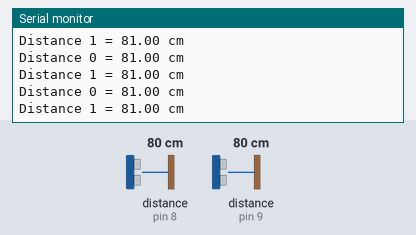
A sketch run on a simulated Arduino Uno, built with avr-gcc and run on an emulated ATmega328P. On the bench: the last lines printed to the serial monitor. The test bench sets the inputs (shaded band); at power-on: distance to the obstacle (sensors on pin 9, pin 8) 80 cm. The echo pulse lasts 58.3 µs per cm.

Above: at 4.0 s.
4.1 s: distance to the obstacle (sensor on pin 9) set to 4 cm
At 5.2 s:
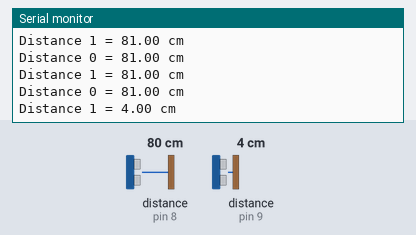
5.6 s: distance to the obstacle (sensor on pin 9) set to 2 cm
At 6.2 s:
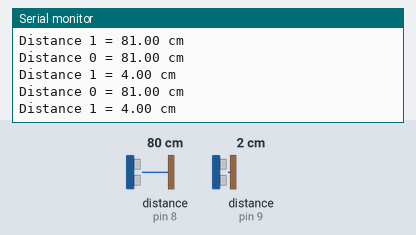
7.1 s: distance to the obstacle (sensor on pin 8) set to 4 cm
At 7.8 s:
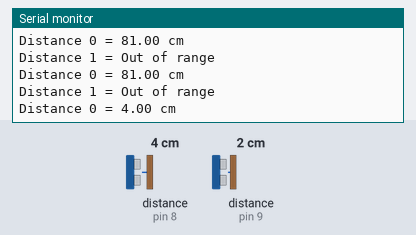

Measured:
- after the input at 4.1 s, the serial monitor: prints a new line after 0.65 s (image 1)
- after the input at 7.1 s, the serial monitor: prints a new line after 0.34 s (image 3)

The sketch:

i2cUltrasonic.ino
```cpp
#include <NewPing.h>
// sensor 0
#define TRIGGER_PIN_0 8
#define ECHO_PIN_0 8
// sensor 1
#define TRIGGER_PIN_1 9
#define ECHO_PIN_1 9
// Maximum Distance is 400 cm
#define MAX_DISTANCE 400
// create objects for ultrasonic sensors
NewPing sensor0(TRIGGER_PIN_0, ECHO_PIN_0, MAX_DISTANCE);
NewPing sensor1(TRIGGER_PIN_1, ECHO_PIN_1, MAX_DISTANCE);

// variables to represent distances
float distance0, distance1;

void setup() {
  // Serial monitor for testing
  Serial.begin(9600);
}

void loop() {
  // Read sensors in CM
  // sensor 0
  distance0 = sensor0.ping_cm();
  delay(20);

  // sensor 1
  distance1 = sensor1.ping_cm();
  delay(20);

  // send results to Serial monitor
  // sensor 0
  Serial.print("Distance 0 = ");
  if(distance0 >= 400 || distance0 <= 2){
    Serial.println("Out of range");
  }else{
    Serial.print(distance0);
    Serial.println(" cm");
    delay(500);
  }

  // Sensor 1
  Serial.print("Distance 1 = ");
  if(distance1 >= 400 || distance1 <= 2){
    Serial.println("Out of range");
  }else{
    Serial.print(distance1);
    Serial.println(" cm");
    delay(500);
  }


}
```
